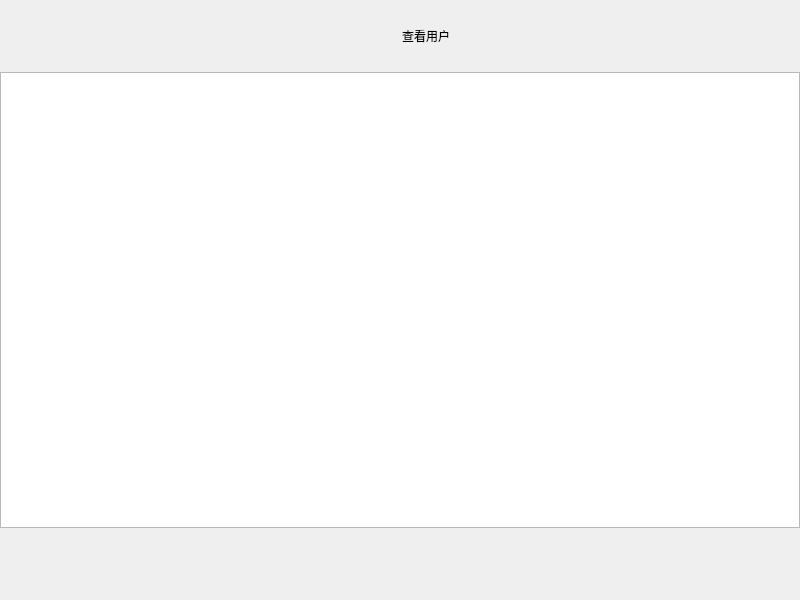
<?xml version="1.0" encoding="UTF-8"?>
<ui version="4.0">
 <class>ui_user_view_list</class>
 <widget class="QMainWindow" name="ui_user_view_list">
  <property name="geometry">
   <rect>
    <x>0</x>
    <y>0</y>
    <width>800</width>
    <height>600</height>
   </rect>
  </property>
  <property name="windowTitle">
   <string>MainWindow</string>
  </property>
  <widget class="QWidget" name="centralwidget">
   <layout class="QVBoxLayout" name="verticalLayout">
    <property name="spacing">
     <number>0</number>
    </property>
    <property name="leftMargin">
     <number>0</number>
    </property>
    <property name="topMargin">
     <number>0</number>
    </property>
    <property name="rightMargin">
     <number>0</number>
    </property>
    <property name="bottomMargin">
     <number>0</number>
    </property>
    <item>
     <widget class="QWidget" name="attendance_title_widget" native="true">
      <property name="styleSheet">
       <string notr="true"/>
      </property>
      <layout class="QHBoxLayout" name="horizontalLayout" stretch="1,1,2,0">
       <property name="leftMargin">
        <number>0</number>
       </property>
       <property name="topMargin">
        <number>0</number>
       </property>
       <property name="rightMargin">
        <number>0</number>
       </property>
       <property name="bottomMargin">
        <number>0</number>
       </property>
       <item>
        <widget class="clicked_Label" name="user_view_back_btn" native="true">
         <property name="text" stdset="0">
          <string/>
         </property>
        </widget>
       </item>
       <item>
        <spacer name="horizontalSpacer">
         <property name="orientation">
          <enum>Qt::Horizontal</enum>
         </property>
         <property name="sizeHint" stdset="0">
          <size>
           <width>37</width>
           <height>20</height>
          </size>
         </property>
        </spacer>
       </item>
       <item>
        <widget class="QLabel" name="attendance_title_label">
         <property name="styleSheet">
          <string notr="true"/>
         </property>
         <property name="text">
          <string>查看用户</string>
         </property>
         <property name="alignment">
          <set>Qt::AlignCenter</set>
         </property>
        </widget>
       </item>
       <item>
        <widget class="clicked_Label" name="search_btn" native="true">
         <property name="sizePolicy">
          <sizepolicy hsizetype="Preferred" vsizetype="Preferred">
           <horstretch>0</horstretch>
           <verstretch>0</verstretch>
          </sizepolicy>
         </property>
         <property name="minimumSize">
          <size>
           <width>228</width>
           <height>72</height>
          </size>
         </property>
         <property name="maximumSize">
          <size>
           <width>16777215</width>
           <height>72</height>
          </size>
         </property>
         <property name="styleSheet">
          <string notr="true">qproperty-alignment:'AlignVCenter | AlignRight';
border-image: url(:/icon/search_icon.png);</string>
         </property>
         <property name="text" stdset="0">
          <string>查找</string>
         </property>
        </widget>
       </item>
      </layout>
     </widget>
    </item>
    <item>
     <widget class="QListView" name="user_view_listView"/>
    </item>
    <item>
     <widget class="QWidget" name="user_view_foot" native="true">
      <property name="styleSheet">
       <string notr="true"/>
      </property>
      <layout class="QHBoxLayout" name="horizontalLayout_2" stretch="1,1,1,0,2">
       <property name="spacing">
        <number>0</number>
       </property>
       <property name="leftMargin">
        <number>0</number>
       </property>
       <property name="topMargin">
        <number>0</number>
       </property>
       <property name="rightMargin">
        <number>0</number>
       </property>
       <property name="bottomMargin">
        <number>0</number>
       </property>
       <item>
        <widget class="QLabel" name="rec_tip_label">
         <property name="styleSheet">
          <string notr="true"/>
         </property>
         <property name="frameShape">
          <enum>QFrame::NoFrame</enum>
         </property>
         <property name="text">
          <string/>
         </property>
        </widget>
       </item>
       <item>
        <spacer name="horizontalSpacer_3">
         <property name="orientation">
          <enum>Qt::Horizontal</enum>
         </property>
         <property name="sizeHint" stdset="0">
          <size>
           <width>30</width>
           <height>20</height>
          </size>
         </property>
        </spacer>
       </item>
       <item>
        <widget class="QWidget" name="page_control_widget" native="true">
         <property name="styleSheet">
          <string notr="true"/>
         </property>
         <layout class="QHBoxLayout" name="horizontalLayout_3">
          <property name="spacing">
           <number>0</number>
          </property>
          <property name="leftMargin">
           <number>0</number>
          </property>
          <property name="topMargin">
           <number>0</number>
          </property>
          <property name="rightMargin">
           <number>0</number>
          </property>
          <property name="bottomMargin">
           <number>0</number>
          </property>
          <item>
           <widget class="clicked_Label" name="first_btn" native="true">
            <property name="sizePolicy">
             <sizepolicy hsizetype="Preferred" vsizetype="Preferred">
              <horstretch>0</horstretch>
              <verstretch>0</verstretch>
             </sizepolicy>
            </property>
            <property name="minimumSize">
             <size>
              <width>72</width>
              <height>72</height>
             </size>
            </property>
            <property name="maximumSize">
             <size>
              <width>16777215</width>
              <height>72</height>
             </size>
            </property>
            <property name="styleSheet">
             <string notr="true"/>
            </property>
            <property name="text" stdset="0">
             <string/>
            </property>
           </widget>
          </item>
          <item>
           <widget class="clicked_Label" name="prev_btn" native="true">
            <property name="sizePolicy">
             <sizepolicy hsizetype="Preferred" vsizetype="Preferred">
              <horstretch>0</horstretch>
              <verstretch>0</verstretch>
             </sizepolicy>
            </property>
            <property name="minimumSize">
             <size>
              <width>72</width>
              <height>72</height>
             </size>
            </property>
            <property name="maximumSize">
             <size>
              <width>16777215</width>
              <height>72</height>
             </size>
            </property>
            <property name="styleSheet">
             <string notr="true"/>
            </property>
            <property name="text" stdset="0">
             <string/>
            </property>
           </widget>
          </item>
          <item>
           <widget class="clicked_Label" name="next_btn" native="true">
            <property name="sizePolicy">
             <sizepolicy hsizetype="Preferred" vsizetype="Preferred">
              <horstretch>0</horstretch>
              <verstretch>0</verstretch>
             </sizepolicy>
            </property>
            <property name="minimumSize">
             <size>
              <width>72</width>
              <height>72</height>
             </size>
            </property>
            <property name="maximumSize">
             <size>
              <width>16777215</width>
              <height>72</height>
             </size>
            </property>
            <property name="styleSheet">
             <string notr="true"/>
            </property>
            <property name="text" stdset="0">
             <string/>
            </property>
           </widget>
          </item>
          <item>
           <widget class="clicked_Label" name="last_btn" native="true">
            <property name="sizePolicy">
             <sizepolicy hsizetype="Preferred" vsizetype="Preferred">
              <horstretch>0</horstretch>
              <verstretch>0</verstretch>
             </sizepolicy>
            </property>
            <property name="minimumSize">
             <size>
              <width>72</width>
              <height>72</height>
             </size>
            </property>
            <property name="maximumSize">
             <size>
              <width>16777215</width>
              <height>72</height>
             </size>
            </property>
            <property name="styleSheet">
             <string notr="true"/>
            </property>
            <property name="text" stdset="0">
             <string/>
            </property>
           </widget>
          </item>
         </layout>
        </widget>
       </item>
       <item alignment="Qt::AlignRight">
        <widget class="clicked_Label" name="output_btn" native="true">
         <property name="sizePolicy">
          <sizepolicy hsizetype="Preferred" vsizetype="Preferred">
           <horstretch>0</horstretch>
           <verstretch>0</verstretch>
          </sizepolicy>
         </property>
         <property name="minimumSize">
          <size>
           <width>228</width>
           <height>72</height>
          </size>
         </property>
         <property name="maximumSize">
          <size>
           <width>16777215</width>
           <height>72</height>
          </size>
         </property>
         <property name="styleSheet">
          <string notr="true">qproperty-alignment:'AlignVCenter | AlignRight';
border-image: url(:/icon/output_icon.png);</string>
         </property>
         <property name="text" stdset="0">
          <string>导出</string>
         </property>
        </widget>
       </item>
       <item>
        <spacer name="horizontalSpacer_4">
         <property name="orientation">
          <enum>Qt::Horizontal</enum>
         </property>
         <property name="sizeType">
          <enum>QSizePolicy::Expanding</enum>
         </property>
         <property name="sizeHint" stdset="0">
          <size>
           <width>40</width>
           <height>20</height>
          </size>
         </property>
        </spacer>
       </item>
      </layout>
     </widget>
    </item>
   </layout>
  </widget>
 </widget>
 <customwidgets>
  <customwidget>
   <class>clicked_Label</class>
   <extends>QWidget</extends>
   <header location="global">clicked_label.hpp</header>
  </customwidget>
 </customwidgets>
 <resources/>
 <connections/>
</ui>
